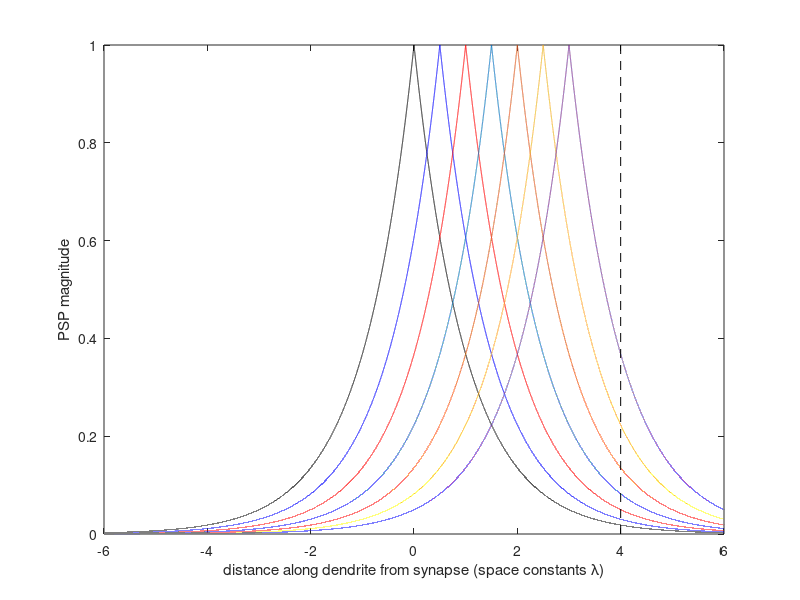

MATLAB code to generate this figure:
figure

%x=0:0.0001:4;
maxDistFromSynapse=6;
x=-maxDistFromSynapse:0.0001:maxDistFromSynapse;

s1=exp(-(abs(x)));
s2=exp(-(abs(x-0.5)));
s3=exp(-(abs(x-1)));
s4=exp(-(abs(x-1.5)));
s5=exp(-(abs(x-2)));
s6=exp(-(abs(x-2.5)));
s7=exp(-(abs(x-3)));

plot(x,s1,'k')
hold on
plot(x,s2,'b')
plot(x,s3,'r')
plot(x,s4)
plot(x,s5)
plot(x,s6)
plot(x,s7)

plot([4 4],[0 1],'k--')


xlabel('distance along dendrite from synapse (space constants \lambda)')
ylabel('PSP magnitude')